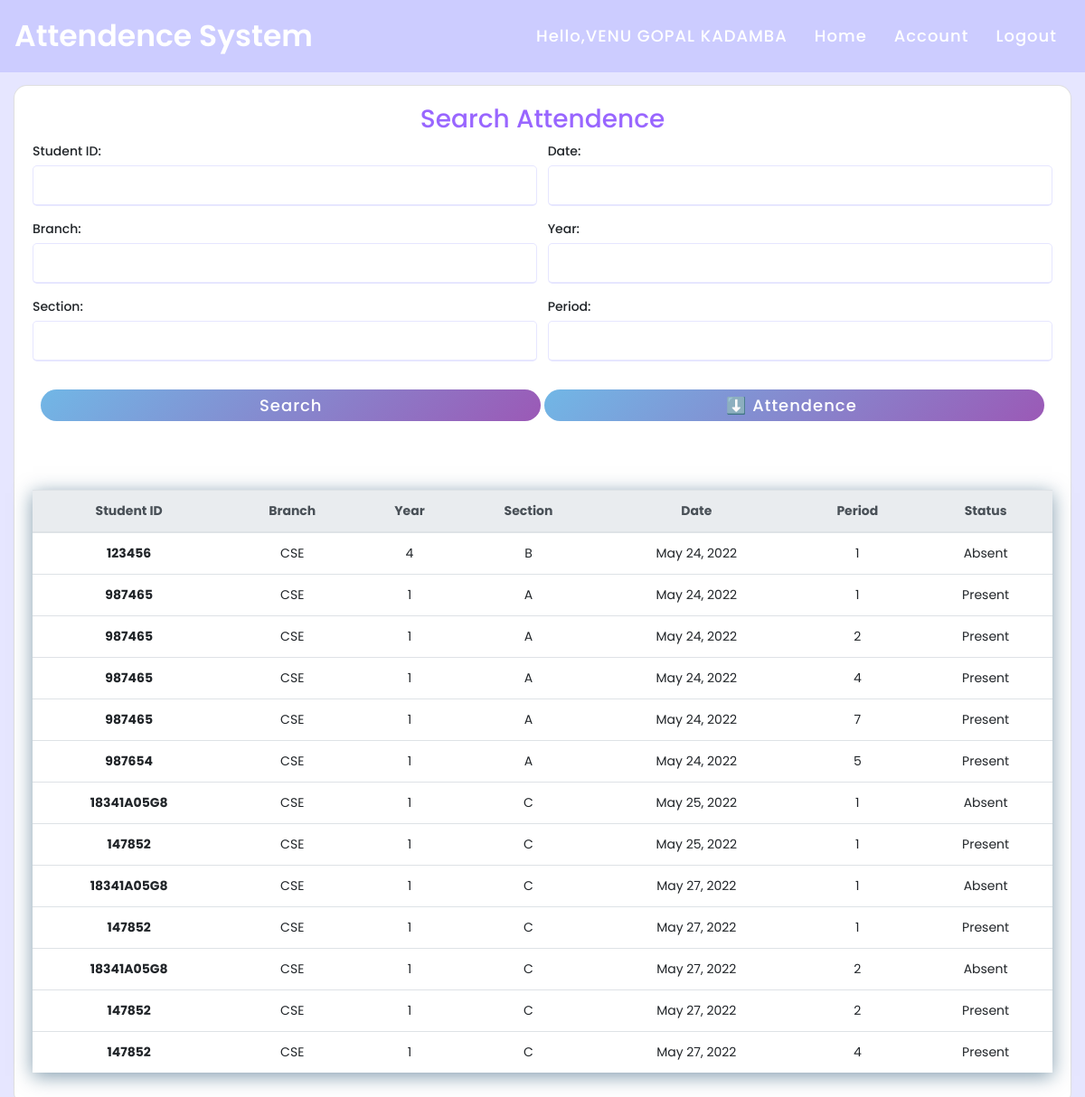
Page /searchattendence/ (signed in) on the committed database.
### attendence_sys/models.py (models this page shows, shortened)
class Faculty(models.Model):
    user = models.OneToOneField(User, null = True, blank = True, on_delete= models.CASCADE)
    firstname = models.CharField(max_length=200, null=True, blank=True)
    lastname = models.CharField(max_length=200, null=True, blank=True)
    phone = models.CharField(max_length=200, null=True)
    email = models.CharField(max_length=200, null=True)
    profile_pic = models.ImageField(upload_to=user_directory_path ,null=True, blank=True)
    def __str__(self):
        return str(self.firstname + " " + self.lastname)

class Attendence(models.Model):
    Faculty_Name = models.CharField(max_length=200, null=True, blank=True)
    Student_ID = models.CharField(max_length=200, null=True, blank=True)
    date = models.DateField(auto_now_add = True, null = True)
    time = models.TimeField(auto_now_add=True, null = True)
    branch = models.CharField(max_length=200, null = True)
    year = models.CharField(max_length=200, null = True)
    section = models.CharField(max_length=200, null = True)
    period = models.CharField(max_length=200, null = True)
    status = models.CharField(max_length=200, null = True, default='Absent')

### attendence_sys/views.py (the view)
# urls.py: path('searchattendence/', views.searchAttendence, name='searchattendence'),
def searchAttendence(request):
    global attendences
    attendences= Attendence.objects.all()       #gets all data from attendence_sys_attendence table
    myFilter = AttendenceFilter(request.GET, queryset=attendences)
    attendences = myFilter.qs       #filters data
    context = {'myFilter':myFilter, 'attendences': attendences, 'ta':False}
    return render(request, 'attendence_sys/attendence.html', context)

### attendence_sys/templates/attendence_sys/attendence.html (shortened to what this page needs)
{% extends 'attendence_sys/main.html' %}
{% load static %} {% block content %}
 {% if ta == False %}
<div class="card card-body">
    <center>
        <h3>Search Attendence</h3>
    </center>
    <form method="get">
        <div class="form-group">{{myFilter.form.as_p}}</div>
        <div class="button">
            <input type="submit" value="Search" />
            <a href="{% url 'export_excel' %}">
                <input type="button" value="⬇️ Attendence " />
            </a>
        </div>
        <br />
        <div class="row">
            <table class="table">
                <thead class="thead-light">
                    <tr id="header">
                        <th>Student ID</th>
                        <th>Branch</th>
                        <th>Year</th>
                        <th>Section</th>
                        <th>Date</th>
                        <th>Period</th>
                        <th>Status</th>
                    </tr>
                </thead>
                {% for attendence in attendences %}
                <tr>
                    <th data-title="Student_ID">{{ attendence.Student_ID }}</th>
                    <td data-title="Branch">{{ attendence.branch }}</td>
                    <td data-title="Year">{{ attendence.year }}</td>
                    <td data-title="Section">{{ attendence.section }}</td>
                    <td data-title="Date">{{ attendence.date }}</td>
                    <td data-title="Period">{{ attendence.period }}</td>
                    <td data-title="Status">{{ attendence.status }}</td>
                </tr>
                {% endfor %}
            </table>
        </div>
        {% endif %} {% endblock %}

### attendence_sys/templates/attendence_sys/navbar.html (shortened to what this page needs)
{% load static %}
<nav class="navbar">
  <div class="logo" onclick="document.location='/'">
    Attendence System
  </div>
  {%if request.user.is_authenticated%}
  <ul>
    <li><span class="active">Hello,{{ request.user.faculty }} </span></li>
    <li><a href="{% url 'home' %}">Home</a></li>
    <li><a href="{% url 'account' %}">Account</a></li>
    <li><a href="{% url 'logout' %}">Logout</a></li>
  </ul>
  {%else%}
  <ul>
    <li><a href="{% url 'home' %}">Home</a></li>
  </ul>
  {%endif%}
</nav>

### static/css/navbar.css (style rules this page uses)
* { margin: 0; padding: 0; box-sizing: border-box; font-family: 'Poppins', sans-serif; }
nav { height: 80px; background: #ccccff; display: flex; align-items: center; justify-content: space-between; padding: 0px 50px 0px 100px; position: fixed; z-index: 1000 !important; }
nav .logo { font-size: 33px; color: white; font-weight: 600; cursor: pointer; }
nav ul { z-index: 1; display: flex; list-style: none; padding-top: 15px; }
nav ul li { margin: 0 5px; }
nav ul li span { color: white; text-decoration: none; font-size: 18px; font-weight: 500; letter-spacing: 1px; padding: 8px 10px; border-radius: 5px; transition: all 0.3s; }
nav ul li a { color: white; text-decoration: none; font-size: 18px; font-weight: 500; letter-spacing: 1px; padding: 8px 10px; border-radius: 5px; transition: all 0.3s; }

### static/css/main.css (style rules this page uses)
.form-group { display: flex; flex-wrap: wrap; justify-content: space-between; }
.form-group p { display: flex; flex-wrap: wrap; margin-bottom: 15px; flex-basis: 49.5%; }
h3 { color: #9966ff; }
.form-group p label { display: block; font-weight: 500; margin-bottom: 5px; }
.form-group p input { height: 45px; width: 100%; outline: none; border-radius: 5px; border: 1px solid #e6e6ff; padding-left: 15px; font-size: 16px; border-bottom-width: 2px; transition: all 0.3s ease; }
form .row { padding: 0; margin: 0; }
.button { height: 35px; margin: 15px 0px; text-align: center; }
.button input { height: 100%; width: 49%; font-size: 18px; font-weight: 500; letter-spacing: 1px; border: 0px; border-radius: 25px; color: white; background: linear-gradient(135deg, #71b7e6, #9b59b6); cursor: pointer; }

### static/css/attendance.css (style rules this page uses)
table { font-size: 14px; width: 100%; margin: 40px auto; box-shadow: 0px 4px 20px rgba(5, 57, 94, 0.5); -moz-boxshadow: 0px 4px 20px rgba(5, 57, 94, 0.5); -webkit-box-shadow: 0px 4px 20px rgba(5, 57, 94, 0.5); }
tr { text-align: center; }

### static/css/home.css (style rules this page uses)
.form-group select, .form-group input { border: 1px solid #e6e6ff; border-radius: 5px; }
.card.card-body { justify-content: center; border-radius: 15px; }

### rows in the picture
Attendence: Student_ID "123456", branch "CSE", year "4", section "B", date "May 24, 2022", period "1", status "Absent"
Attendence: Student_ID "987465", branch "CSE", year "1", section "A", date "May 24, 2022", period "1", status "Present"
Attendence: Student_ID "987465", branch "CSE", year "1", section "A", date "May 24, 2022", period "2", status "Present"
Attendence: Student_ID "987465", branch "CSE", year "1", section "A", date "May 24, 2022", period "4", status "Present"
Attendence: Student_ID "987465", branch "CSE", year "1", section "A", date "May 24, 2022", period "7", status "Present"
Attendence: Student_ID "987654", branch "CSE", year "1", section "A", date "May 24, 2022", period "5", status "Present"
Attendence: Student_ID "18341A05G8", branch "CSE", year "1", section "C", date "May 25, 2022", period "1", status "Absent"
Attendence: Student_ID "147852", branch "CSE", year "1", section "C", date "May 25, 2022", period "1", status "Present"
Attendence: Student_ID "18341A05G8", branch "CSE", year "1", section "C", date "May 27, 2022", period "1", status "Absent"
Attendence: Student_ID "147852", branch "CSE", year "1", section "C", date "May 27, 2022", period "1", status "Present"
Attendence: Student_ID "18341A05G8", branch "CSE", year "1", section "C", date "May 27, 2022", period "2", status "Absent"
Attendence: Student_ID "147852", branch "CSE", year "1", section "C", date "May 27, 2022", period "2", status "Present"
Attendence: Student_ID "147852", branch "CSE", year "1", section "C", date "May 27, 2022", period "4", status "Present"

### other values in the picture
{{ request.user.faculty }} "VENU GOPAL KADAMBA"
